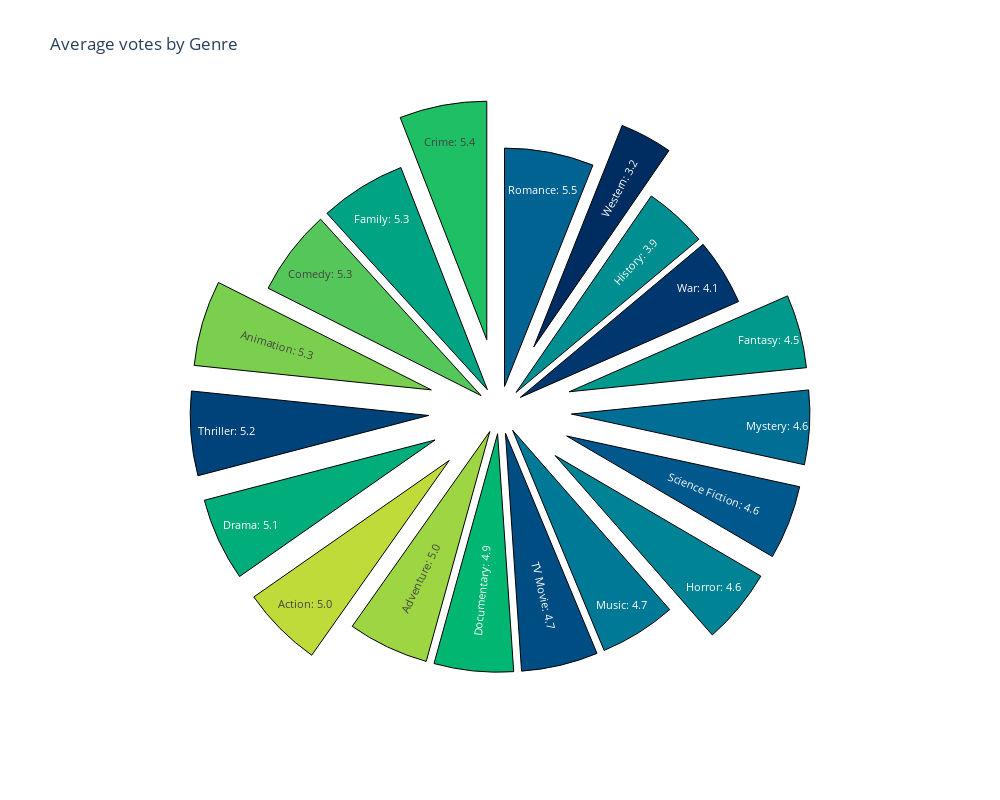

Notebook source saved alongside this figure:
### Code cell
grouped = df_genre.groupby('genre').vote_average.mean()
fig1 = go.Figure(data=[go.Pie(labels=grouped.index, 
                              values=grouped.values, 
                              texttemplate = "%{label}: %{value:.1f}", 
                              pull=pull)])

# layout = html.Div([html.H1('Produkty',style={'text-align':'center'}),

#                     html.Div([html.Div([dcc.Graph(id='pie-prod-cat',figure=fig1)],style={'width':'50%'}),
#                     html.Div([dcc.Dropdown(id='prod_dropdown',
#                                 options=[{'label':genre,'value':genre} for genre in df_dash['genre'].unique()],
#                                 value=df_dash['genre'].unique()[0]),
#                                 dcc.Graph(id='barh-prod-subcat')],style={'width':'50%'})],style={'display':'flex'}),
#                                 html.Div(id='temp-out'),
# #                    html.Div([dcc.RangeSlider(id='my-range-slider', min=0, max=20, step=0.5, value=[5, 15]),
# #                              html.Div(id='output-container-range-slider')])
#                     ])

fig1.update_traces(marker=dict(colors=colors, 
                           line=dict(color='rgb(0,0,0)', 
                           width=1)), 
                           hoverinfo='label+percent', 
                           textfont_size=11, 
                           textposition='inside')
fig1.update_layout(
    autosize=False,
    width=1000,
    height=800,
title='Average votes by Genre',
showlegend=False)

# fig.update_layout(showlegend=False)

fig1.show()

### Figure 1 — Plotly figure (JSON) as saved in the notebook; plotly's stock layout.template omitted (floating-point values rounded to 4 significant figures)
{"data": [{"hoverinfo": "label+percent", "labels": ["Action", "Adventure", "Animation", "Comedy", "Crime", "Documentary", "Drama", "Family", "Fantasy", "History", "Horror", "Music", "Mystery", "Romance", "Science Fiction", "TV Movie", "Thriller", "War", "Western"], "marker": {"colors": ["rgb(190, 219, 57)", "rgb(157, 213, 67)", "rgb(123, 207, 78)", "rgb(85, 199, 90)", "rgb(30, 191, 101)", "rgb(0, 182, 112)", "rgb(0, 173, 123)", "rgb(0, 163, 132)", "rgb(0, 153, 139)", "rgb(0, 142, 145)", "rgb(0, 132, 149)", "rgb(0, 121, 150)", "rgb(0, 110, 149)", "rgb(0, 99, 145)", "rgb(0, 88, 140)", "rgb(0, 77, 132)", "rgb(0, 66, 122)", "rgb(0, 55, 110)", "rgb(0, 45, 97)", "rgb(0, 34, 83)"], "line": {"color": "rgb(0,0,0)", "width": 1}}, "pull": [0.3, 0.1, 0.3, 0.1, 0.3, 0.1, 0.3, 0.1, 0.3, 0.1, 0.3, 0.1, 0.3, 0.1, 0.3, 0.1, 0.3, 0.1, 0.3], "textfont": {"size": 11}, "textposition": "inside", "texttemplate": "%{label}: %{value:.1f}", "type": "pie", "values": [4.994, 4.98, 5.258, 5.271, 5.361, 4.87, 5.11, 5.291, 4.51, 3.904, 4.636, 4.695, 4.554, 5.481, 4.555, 4.71, 5.169, 4.087, 3.221]}], "layout": {"autosize": false, "height": 800, "showlegend": false, "title": {"text": "Average votes by Genre"}, "width": 1000}}
